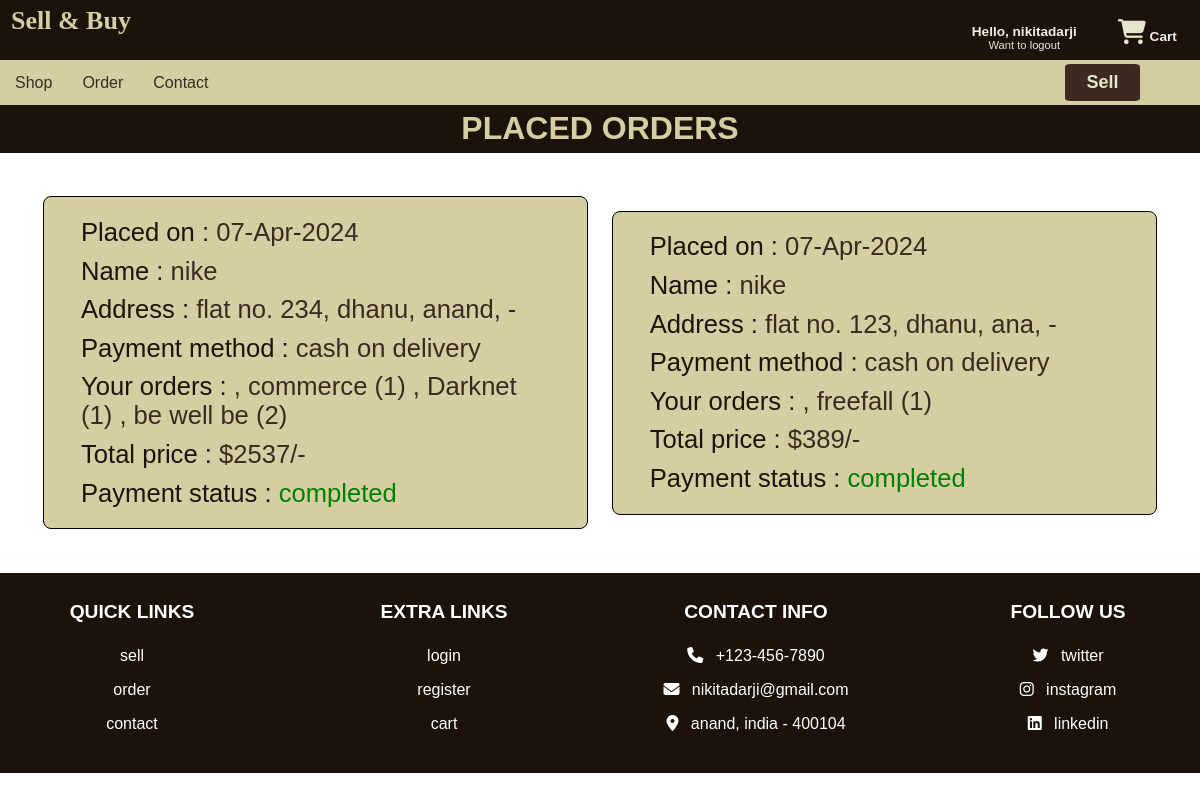
Page /orders.php (signed in) on the committed database.
### tables this page shows
CREATE TABLE `orders` (
  `order_id` int(50) NOT NULL,
  `r_id` int(50) NOT NULL,
  `name` varchar(50) NOT NULL,
  `method` varchar(50) NOT NULL,
  `address` varchar(500) NOT NULL,
  `total_products` varchar(1000) NOT NULL,
  `total_price` int(100) NOT NULL,
  `placed_on` varchar(50) NOT NULL,
  `payment_status` varchar(20) NOT NULL DEFAULT 'pending'
);

### orders.php (the view, shortened to what this page needs)
<?php
include 'config.php';
$r_id = $_SESSION['r_id'];
?>
<!DOCTYPE html>
<html lang="en">
<head>
   <link rel="stylesheet" href="https://cdnjs.cloudflare.com/ajax/libs/font-awesome/6.5.1/css/all.min.css" />
   <link rel="stylesheet" href="style.css">
</head>
<body>
<?php include 'header.php'; ?>
<section class="placed-orders">
   <h1 class="title">placed orders</h1>
   <div class="box-container">
      <?php
         $order_query = mysqli_query($conn, "SELECT * FROM orders WHERE r_id = '$r_id'") or die('query failed');
         if(mysqli_num_rows($order_query) > 0){
            while($fetch_orders = mysqli_fetch_assoc($order_query)){
      ?>
      <div class="box">
         <p> Placed on : <span><?php echo $fetch_orders['placed_on']; ?></span> </p>
         <p> Name : <span><?php echo $fetch_orders['name']; ?></span> </p>
         <p> Address : <span><?php echo $fetch_orders['address']; ?></span> </p>
         <p> Payment method : <span><?php echo $fetch_orders['method']; ?></span> </p>
         <p> Your orders : <span><?php echo $fetch_orders['total_products']; ?></span> </p>
         <p> Total price : <span>$<?php echo $fetch_orders['total_price']; ?>/-</span> </p>
         <p> Payment status : <span style="color:<?php if($fetch_orders['payment_status'] == 'pending'){ echo 'red'; }else{ echo 'green'; } ?>;"><?php echo $fetch_orders['payment_status']; ?></span> </p>
         </div>
      <?php
       }
      }else{
         echo '<p class="empty">no orders placed yet!</p>';
      }
      ?>
   </div>
</section>
<?php include 'footer.php'; ?>
</body>
</html>

### style.css (style rules this page uses)
* { margin: 0; border: border-box; font-family: 'Rubik', sans-serif; margin:0; padding:0; box-sizing: border-box; outline: none; border:none; text-decoration: none; }
.title { text-align: center; text-transform: uppercase; color:#D5CEA3; font-size: 2rem; background-color:#1A120B; height: 3rem; padding-top: 5px; }
.placed-orders .box-container { max-width: 1200px; margin:0 auto; display:flex; flex-wrap: wrap; align-items: center; gap:1.5rem; margin: 2.7rem; }
.placed-orders .box-container .box { flex:1 1 10rem; border-radius: .5rem; padding:2rem; border:solid 1px black; background-color:#D5CEA3; padding:1rem 2rem; }
.placed-orders .box-container .box p { padding: 0.3rem; font-size: 1.6rem; color: #1A120B; }
.placed-orders .box-container .box p span { color:#3C2A21; }

### rows in the picture
orders: placed_on "07-Apr-2024", name "nike", address "flat no. 234, dhanu, anand, -", method "cash on delivery", total_products ", commerce (1) , Darknet (1) , be well be (2)", total_price "2537", payment_status "completed"
orders: placed_on "07-Apr-2024", name "nike", address "flat no. 123, dhanu, ana, -", method "cash on delivery", total_products ", freefall (1)", total_price "389", payment_status "completed"

### other values in the picture
$user "nikitadarji"
